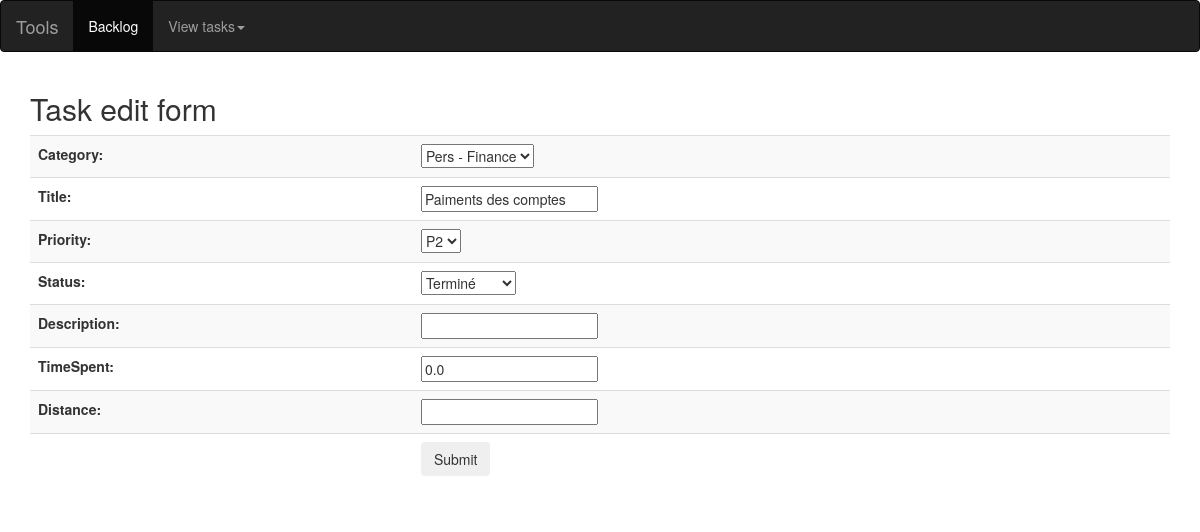
The page /todo/taskedit/3 on the database its author committed.
### todo/models.py (models this page shows, shortened)
class Todo(models.Model):
    priorityChoices = (
        ('1', 'P1'),
        ('2', 'P2'),
        ('3', 'P3'),
    )
    statusChoices = (
        ('ND', 'Non débuté'),
        ('EC', 'En cours'),
        ('T', 'Terminé'),
    )
    category = models.ForeignKey(Type, on_delete=models.SET_NULL, null=True)
    title = models.CharField(max_length=100)
    dateCreated = models.DateField(auto_now_add=True,null=True, blank=True)
    priority = models.CharField(max_length=3, choices=priorityChoices, default='1')
    status = models.CharField(max_length=10,choices=statusChoices,default='ND')
    description = models.CharField(max_length=100,default='',null=True,blank=True)
    timeSpent = models.FloatField(null=True,blank=True,default=None)
    distance = models.FloatField(null=True,blank=True,default=None)
    upDate = models.DateField(null=True,blank=True)
    def __init__(self, *args, **kwargs):
        super(Todo, self).__init__(*args, **kwargs)

### todo/views.py (the view)
# urls.py: path('todo/taskedit/', views.taskedit, name='taskedit'),
def taskedit(request,test=None):
    submitted = False
    if test != None:
        task = get_object_or_404(Todo, id=test)
    else:
        task = None
    if request.method == 'POST':
        form = TodoForm(request.POST, instance=task)
        if form.is_valid():
            form.save()
            return redirect('list')
    else:
        form = TodoForm(instance=task)
    if 'submitted' in request.GET:
        submitted = True
    result = str(test)
    return render(request, 'todo/taskedit.html',{'form': form, 'page_list': Todo.objects.all(),'submitted': submitted,'result':result})

### todo/forms.py
class TodoForm(ModelForm):
    class Meta:
        model = Todo
        fields = ['category', 'title', 'priority', 'status', 'description', 'timeSpent', 'distance']

### todo/models.py (called while the page is built)
    def __str__(self):
        return self.name

### todo/templates/todo/taskedit.html (shortened to what this page needs)
{% extends "basetodo.html" %}
{% block content %}
    <div class="container">
    <h2>Task edit form</h2>
    {% if submitted %}
        <p class="success">Your task was updated.</p>
    {% else %}
        <form action="" method="post" novalidate>
            <table class="table table-striped">
                {{ form.as_table }}
                <tr>
                    <td>&nbsp;</td>
                <td><input type="submit" class="btn btn-dark" value="Submit"></td>
                </tr>
            </table>
        </form>
    {% endif %}
    </div>
{% endblock content %}

### rows shown on the page
Todo: category "Pers - Finance", title "Paiments des comptes", priority "P2", status "Terminé", timeSpent "0.0"
